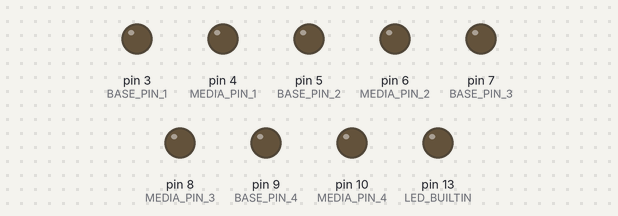
Recording of a sketch running on a simulated Arduino Uno, built with avr-gcc and run on an emulated ATmega328P. Parts: output pins drawn as LEDs (lit = HIGH).

Above: at 0.1 s.
At 5.07 s:
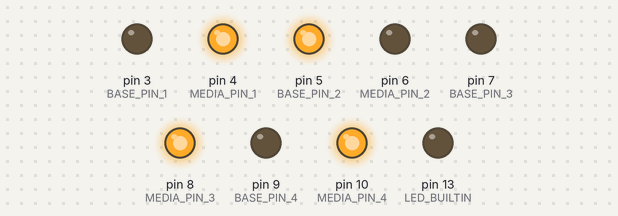
At 10.19 s:
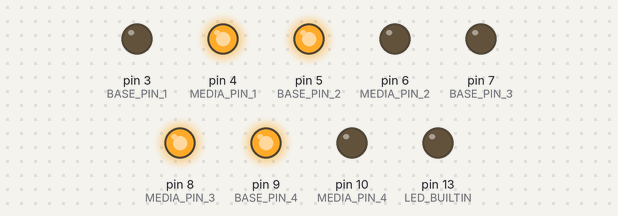
At 20.37 s:
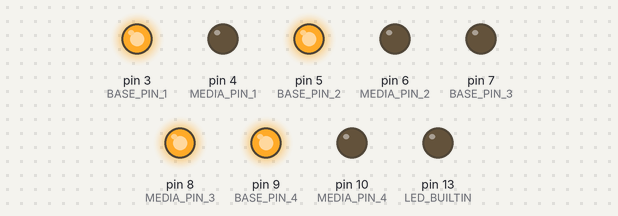
At 41.14 s:
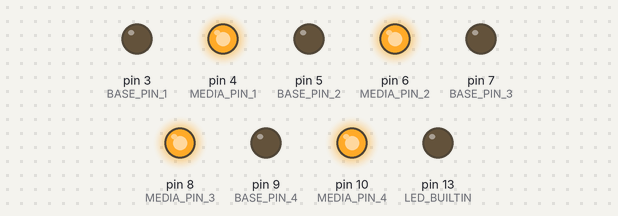
Timing chart, 0 to 42.0 s (numbered marks = the images above):
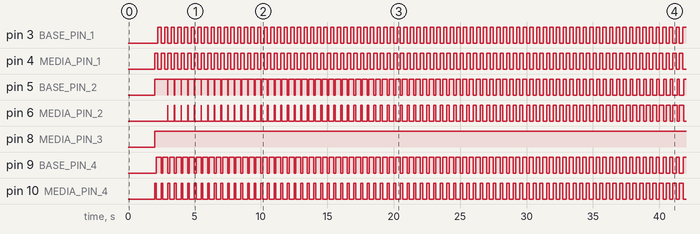

Measured:
- by itself, pin 3 (BASE_PIN_1), pin 4 (MEDIA_PIN_1): alternates HIGH for 0.25 s and LOW for 0.25 s
- by itself, pin 5 (BASE_PIN_2): repeats every 0.50 s: LOW 0.01 s, HIGH 0.49 s
- by itself, pin 6 (MEDIA_PIN_2): repeats every 0.50 s: LOW 0.49 s, HIGH 0.01 s
- by itself, pin 8 (MEDIA_PIN_3): LOW → HIGH at 2.0 s
- by itself, pin 9 (BASE_PIN_4): repeats every 0.50 s: LOW 0.13 s, HIGH 0.37 s
- by itself, pin 10 (MEDIA_PIN_4): repeats every 0.50 s: LOW 0.37 s, HIGH 0.13 s

The sketch:

solenoid_8_control.ino
```cpp
const byte BASE_PIN_1 = 3;
const byte MEDIA_PIN_1 = 4;
const byte BASE_PIN_2 = 5;
const byte MEDIA_PIN_2 = 6;
const byte BASE_PIN_3 = 7;
const byte MEDIA_PIN_3 = 8;
const byte BASE_PIN_4 = 9;
const byte MEDIA_PIN_4 = 10;

const byte VALVE_PAIRS[4][2] = { { BASE_PIN_1, MEDIA_PIN_1 }, { BASE_PIN_2, MEDIA_PIN_2 }, { BASE_PIN_3, MEDIA_PIN_3 }, { BASE_PIN_4, MEDIA_PIN_4 } };
const byte VALVE_PAIRS_ENABLED = 4;  // number of valve pairs we have
const byte TASKS = 10;               // maximum number of tasks to carry out

// if SCHEDULES is type byte (to save memory), single task times cannot be longer than 4.25hrs and concentrations cannot be above 2.55M unless normalized to percents.
byte SCHEDULES[VALVE_PAIRS_ENABLED][TASKS][4];               // for each of 4 pins, each set of 4 values is a task, initialized empty as 10 tasks - default task will be to do absolutely nothing. 4 values are profile, duration, initial, final
byte scheduled_items[VALVE_PAIRS_ENABLED] = { 0 };           // # of items that have been added to each valve pair's list of tasks
byte current_task_index[VALVE_PAIRS_ENABLED] = { 0 };        // index of schedule in SCHEDULES[4][10]
uint32_t task_start_time[VALVE_PAIRS_ENABLED] = { 0 };   // time a task starts in ms, reset to 0 each task
uint32_t cycle_start_time[VALVE_PAIRS_ENABLED] = { 0 };  // time a cycle starts in ms, reset to 0 each cycle
uint16_t current_cycles[VALVE_PAIRS_ENABLED] = { 0 };    // total time in cycles for a task, reset to 0 each task

const unsigned short TIME_PER_CYCLE = 500;                        // time in milliseconds for each cycle, cannot be 0
float media_cycle_portion[VALVE_PAIRS_ENABLED] = { 0 };           // portion of cycle dedicated to outputting media for each valve pair
float current_output_concentration[VALVE_PAIRS_ENABLED] = { 0 };  // current output concentration for each pair of valves

////////////////////////////////////////////////////////////////////////////////////////////////////////////////////////////////////////////////


// ** set concentration of input media **
const float MEDIA_CONCENTRATION[VALVE_PAIRS_ENABLED] = { 0.4, 0.4, 0.4, 0.4 };  // concentration of media for each pair of valves, cannot be 0
// ** set concentration of input media **

void setup() {
  delay(2000); // delay to prevent upload hiccup disrupting valve control at start

  // ** setup schedule here, maximum of 10 tasks per valve pair **

  // flat(valve pair # (0-3), duration (minutes), desired concentration);
  // linear_ramp(valve pair # (0-3), duration (minutes), initial concentration, final concentration);
  // quadratic_ramp(valve pair # (0-3), duration (minutes), initial concentration, final concentration);

  // ** valve pair 0 **
  flat(0, 1, 0.2);

  // ** valve pair 1 **
    linear_ramp(1, 1, 0.0, 0.4);

  // ** valve pair 2 **
  flat(2, 1, 0.4);


  // ** valve pair 3 **
  quadratic_ramp(3, 1, 0.1, 0.4);
  flat(3, 1, 0.1);
  linear_ramp(3, 1, 0.0, 0.4);


  // sets all pins to output mode and closes valves
  for (byte valve_pair = 0; valve_pair < VALVE_PAIRS_ENABLED; valve_pair++) {
    pinMode(VALVE_PAIRS[valve_pair][0], OUTPUT);
    pinMode(VALVE_PAIRS[valve_pair][1], OUTPUT);

    digitalWrite(VALVE_PAIRS[valve_pair][0], LOW);  // set all pins to low voltage (valves closed)
    digitalWrite(VALVE_PAIRS[valve_pair][1], LOW);
    cycle_start_time[valve_pair] = { millis() }; // set start time for first cycles and tasks to current time
    task_start_time[valve_pair] = { millis() };
  }

  pinMode(LED_BUILTIN, OUTPUT);

}

void loop() {

  for (byte valve_pair = 0; valve_pair < VALVE_PAIRS_ENABLED; valve_pair++) {  // iterates over each of the 4 pairs of valves

    if (current_task_index[valve_pair] < TASKS) {  // until we finish our maximum list of tasks

      if (millis() - cycle_start_time[valve_pair] >= TIME_PER_CYCLE) {  // if cycle is done, update cycle count and begin new cycle
        cycle_start_time[valve_pair] = millis();
        current_cycles[valve_pair]++; // incremented to track current progress through a task and adjust calculation
      }

      // this evaluates to true for non-activated valves, including finished valve_pairs (because empty tasks have length 0), resulting in rapid conclusion of non-filled schedules.
      if (millis() - task_start_time[valve_pair] >= mtime(SCHEDULES[valve_pair][current_task_index[valve_pair]][1])) {  // conclude a task if it reaches its time limit and initiate the next one
        current_task_index[valve_pair]++;
        task_start_time[valve_pair] = millis();
        current_cycles[valve_pair] = 0;
      }

      // select correct calculation for given schedule
      switch (SCHEDULES[valve_pair][current_task_index[valve_pair]][0]) {
        case 'F': // these char values are interpreted as integers
          pulse(valve_pair, flat_calc(valve_pair, (float)SCHEDULES[valve_pair][current_task_index[valve_pair]][2] / 100));  // division converts stored integer value for concentration back to float
          break;
        case 'L': // SCHEDULES[x][x][2] and [x][x][3] are initial and final concentrations for a task on a valve pair
          pulse(valve_pair, linear_calc(valve_pair, SCHEDULES[valve_pair][current_task_index[valve_pair]][1], (float)SCHEDULES[valve_pair][current_task_index[valve_pair]][2] / 100, (float)SCHEDULES[valve_pair][current_task_index[valve_pair]][3] / 100));
          break;
        case 'Q':
          pulse(valve_pair, quadratic_calc(valve_pair, SCHEDULES[valve_pair][current_task_index[valve_pair]][1], (float)SCHEDULES[valve_pair][current_task_index[valve_pair]][2] / 100, (float)SCHEDULES[valve_pair][current_task_index[valve_pair]][3] / 100));
          break;
        default:                                          // nothing is scheduled, no fluid will output
          digitalWrite(VALVE_PAIRS[valve_pair][0], LOW);  // set all pins to low voltage (valves closed)
          digitalWrite(VALVE_PAIRS[valve_pair][1], LOW);
          break;
      }

    } else {

      digitalWrite(VALVE_PAIRS[valve_pair][0], LOW);
      digitalWrite(VALVE_PAIRS[valve_pair][1], LOW);
    }
  }
}

// ** loop() complete **

// accepts valve pair and intended fraction of media, sets voltages based on progress through pulse cycle handled in loop()
void pulse(byte valve_pair, float fraction_media) {

  // splits pulse cycle into two subsequent portions, media and base
  if (millis() <= (cycle_start_time[valve_pair] + fraction_media * TIME_PER_CYCLE)) {  // media fraction of cycle, e.g., 0-300ms
    digitalWrite(VALVE_PAIRS[valve_pair][0], LOW);                                     // media on
    digitalWrite(VALVE_PAIRS[valve_pair][1], HIGH);                                    // base off
  } else if (millis() <= cycle_start_time[valve_pair] + TIME_PER_CYCLE) {  // base fraction of cycle, e.g., 301-1000ms
    digitalWrite(VALVE_PAIRS[valve_pair][0], HIGH);
    digitalWrite(VALVE_PAIRS[valve_pair][1], LOW);
  }
}

// fills in schedule values for a single task and increases number of tasks currently scheduled for a pair of valves.
void schedule(byte valve_pair, char profile, int duration, float initial_conc, float final_conc) {
  SCHEDULES[valve_pair][scheduled_items[valve_pair]][0] = profile;
  SCHEDULES[valve_pair][scheduled_items[valve_pair]][1] = duration;
  SCHEDULES[valve_pair][scheduled_items[valve_pair]][2] = initial_conc * 100;  // scales float values up for storage into byte, limited to 2.55f
  SCHEDULES[valve_pair][scheduled_items[valve_pair]][3] = final_conc * 100;
  scheduled_items[valve_pair]++;
}

// user command for scheduling a flat gradient
void flat(int valve_pair, int duration, float set_conc) {
  schedule(valve_pair, 'F', duration, set_conc, set_conc);
}

// user command for scheduling a linear ramp
void linear_ramp(int valve_pair, int duration, float initial_conc, float final_conc) {
  schedule(valve_pair, 'L', duration, initial_conc, final_conc);
}

// user command for scheduling a quadratic ramp
void quadratic_ramp(int valve_pair, int duration, float initial_conc, float final_conc) {
  schedule(valve_pair, 'Q', duration, initial_conc, final_conc);
}

// performs "calculations" for a flat gradient
float flat_calc(int valve_pair, float set_conc) {
  return set_conc / MEDIA_CONCENTRATION[valve_pair];
}

// performs calculations for a linear ramp
float linear_calc(int valve_pair, int duration, float initial_conc, float final_conc) {
  return ((final_conc - initial_conc) / (ctime(duration)) * current_cycles[valve_pair] + initial_conc) / MEDIA_CONCENTRATION[valve_pair];  // change current_cycles for millis maybe, cycles is fine too but depends on valve_pair;
}

// performs calculations for a quadratic ramp
float quadratic_calc(int valve_pair, int duration, float initial_conc, float final_conc) {
  return ((final_conc - initial_conc) / (pow(ctime(duration), 2)) * pow(current_cycles[valve_pair], 2) + initial_conc) / MEDIA_CONCENTRATION[valve_pair];  // change current_cycles to current time in millis maybe;
}

// converts minutes to cycles
uint32_t ctime(int time_minutes) {
  return (time_minutes * 60000 / TIME_PER_CYCLE);
}

// converts minutes to milliseconds
uint32_t mtime(int time_minutes) {
  return (time_minutes * 60000);
}
```
